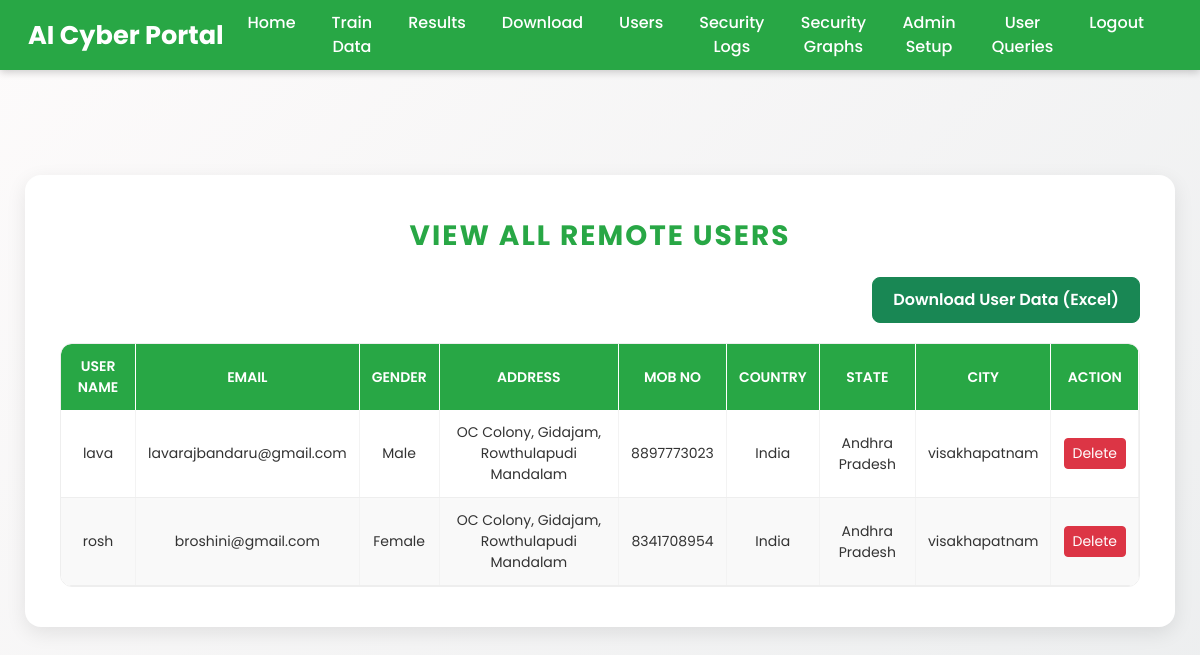
Page /View_Remote_Users/ (signed in) on the committed database.
### Remote_User/models.py (models this page shows)
class ClientRegister_Model(models.Model):
    username = models.CharField(max_length=30, unique=True)
    email = models.EmailField(max_length=30, unique=True)
    password = models.CharField(max_length=10)
    phoneno = models.CharField(max_length=10, unique=True)
    country = models.CharField(max_length=20)
    state = models.CharField(max_length=30)
    city = models.CharField(max_length=30)
    gender = models.CharField(max_length=10)
    address = models.CharField(max_length=20)
    failed_login_attempts = models.IntegerField(default=0)
    is_blocked = models.BooleanField(default=False)

### Service_Provider/views.py (the view)
# urls.py: path('View_Remote_Users/', serviceprovider.View_Remote_Users, name="View_Remote_Users"),
def View_Remote_Users(request):
    if 'admin_id' not in request.session:
        log_attack(request.META.get('REMOTE_ADDR'), "Unauthorized Access Attempt to Users List", "Intrusion", "Blocked", request=request)
        return HttpResponse("Unauthorized Access", status=403)
    return render(
        request,
        "SProvider/View_Remote_Users.html",
        {"objects": ClientRegister_Model.objects.all()}
    )

### Template/htmls/SProvider/View_Remote_Users.html (shortened to what this page needs)
{% extends 'SProvider/Header.html' %}
{% block researchblock %}
<div class="main-content">
  <div class="container">
    <p id="title">View All Remote Users</p>
    <div style="text-align: right; margin-bottom: 20px;">
      <a href="{% url 'Download_User_Data' %}" class="btn btn-success"
         style="font-weight: 600; border-radius: 8px; padding: 10px 20px;">
          Download User Data (Excel)
      </a>
    </div>
    <div class="table-container">
      <table>
        <thead>
          <tr>
            <th>User Name</th>
            <th>Email</th>
            <th>Gender</th>
            <th>Address</th>
            <th>Mob No</th>
            <th>Country</th>
            <th>State</th>
            <th>City</th>
            <th>Action</th>
          </tr>
        </thead>
        <tbody>
          {% for o in objects %}
          <tr>
            <td>{{ o.username }}</td>
            <td>{{ o.email }}</td>
            <td>{{ o.gender }}</td>
            <td>{{ o.address }}</td>
            <td>{{ o.phoneno }}</td>
            <td>{{ o.country }}</td>
            <td>{{ o.state }}</td>
            <td>{{ o.city }}</td>
            <td>
              <a href="{% url 'delete_user' o.id %}" class="btn btn-danger btn-sm"
                onclick="return confirm('Are you sure you want to delete this user?')">Delete</a>
            </td>
          </tr>
          {% empty %}
          <tr>
            <td colspan="9" style="color: #28a745; font-weight: bold;">No Users Found</td>
          </tr>
          {% endfor %}
        </tbody>
      </table>
    </div>
  </div>
</div>
{% endblock %}

### Template/htmls/SProvider/Header.html (style rules this page uses)
body { font-family: "Poppins", sans-serif; background: linear-gradient(135deg, #fdfbfb, #ebedee); color: #333; min-height: 100vh; margin: 0; }

### Template/htmls/SProvider/View_Remote_Users.html (style rules this page uses)
html, body { background: linear-gradient(135deg, #fdfbfb, #ebedee); font-family: 'Poppins', sans-serif; margin: 0; padding: 0; color: #333; min-height: 100vh; }
.main-content { padding-top: 85px; min-height: 100vh; display: flex; justify-content: center; align-items: flex-start; }
.container { background: #fff; padding: 40px 35px; border-radius: 16px; box-shadow: 0px 6px 20px rgba(0, 0, 0, 0.09); max-width: 1150px; width: 100%; margin-bottom: 40px; display: flex; flex-direction: column; }
#title { font-size: 28px; font-weight: 700; text-align: center; color: #28a745; text-transform: uppercase; letter-spacing: 2px; margin-bottom: 20px; }
.table-container { flex: 1; overflow-y: auto; overflow-x: auto; border-radius: 12px; border: 1px solid #eee; background: none; scrollbar-width: thin; scrollbar-color: #28a745 #fdfbfb; }
table { width: 100%; border-collapse: collapse; border-radius: 10px; overflow: hidden; background: #fff; }
th { background: #28a745; color: #fff; text-align: center; padding: 12px; font-size: 14px; text-transform: uppercase; font-weight: 600; position: sticky; top: 0; z-index: 2; border-right: 1px solid #fff; }
td { text-align: center; padding: 12px; font-size: 14px; color: #333; background-color: #fff; border-bottom: 1px solid #eee; transition: background 0.3s ease; border-right: 1px solid #f3f3f3; }
tr:nth-child(even) td { background-color: #f9f9f9; }

### rows in the picture
ClientRegister_Model: username "lava", email "lavarajbandaru@gmail.com", gender "Male", address "OC Colony, Gidajam, Rowthulapudi Mandalam", phoneno "8897773023", country "India", state "Andhra Pradesh", city "visakhapatnam"
ClientRegister_Model: username "rosh", email "broshini@gmail.com", gender "Female", address "OC Colony, Gidajam, Rowthulapudi Mandalam", phoneno "8341708954", country "India", state "Andhra Pradesh", city "visakhapatnam"
